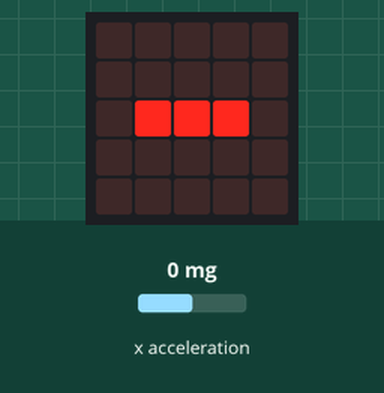
Recording of a program running on a simulated BBC micro:bit running MicroPython. Shown: the board's 5×5 LED display. The test bench sets the inputs (shaded band); at power-on: x acceleration 0 mg.

Above: at 1.2 s.
1.3 s: x acceleration set to -19 mg
2.8 s: x acceleration set to -24 mg
At 4.0 s:
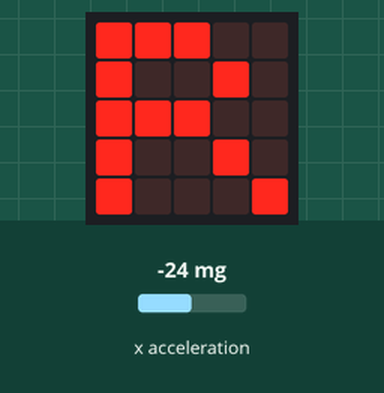
4.3 s: x acceleration set to 750 mg
At 5.4 s:
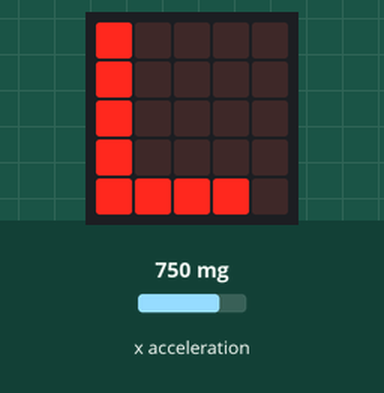
5.8 s: x acceleration set to 22 mg
7.3 s: x acceleration set to 18 mg
At 7.7 s:
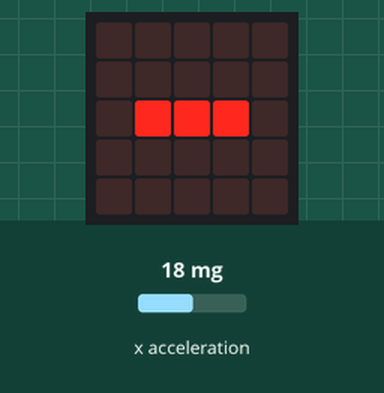
8.8 s: x acceleration set to -1440 mg
At 10.0 s:
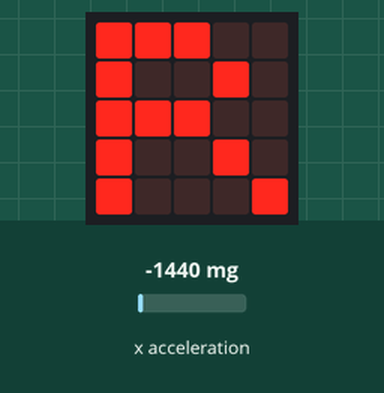
Timing chart, 0 to 11.3 s (numbered marks = the images above; inputs shaded):
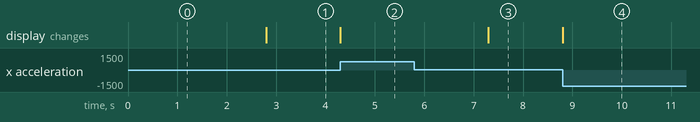

Measured:
- the behaviour switches between -20 and -21 mg on x acceleration (found by bisection; images 0 and 1)
- the behaviour switches between 21 and 20 mg on x acceleration (found by bisection; images 2 and 3)
- after the input at 1.3 s, every drawn part: stays the same
- after the input at 2.8 s, the display: changes at once (image 1)
- after the input at 4.3 s, the display: changes at once (image 2)
- after the input at 5.8 s, every drawn part: stays the same
- after the input at 7.3 s, the display: changes at once (image 3)
- after the input at 8.8 s, the display: changes at once (image 4)

The program:

Accelerometer.py
```python
from microbit import *

while True:
    reading1 = accelerometer.get_x()
    if reading1 > 20:
        display.show("L")
    elif reading1 < -20:
        display.show("R")
    else:
        display.show("-")
```
